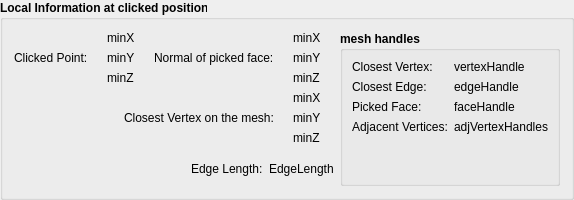
        <widget class="QGroupBox" name="groupBox_3">
         <property name="minimumSize">
          <size>
           <width>0</width>
           <height>200</height>
          </size>
         </property>
         <property name="font">
          <font>
           <weight>75</weight>
           <bold>true</bold>
          </font>
         </property>
         <property name="title">
          <string>Local Information at clicked position</string>
         </property>
         <layout class="QGridLayout" name="gridLayout_2">
          <item row="0" column="0">
           <layout class="QHBoxLayout" name="horizontalLayout_12">
            <item>
             <widget class="QLabel" name="clickPointLabel">
              <property name="font">
               <font>
                <weight>50</weight>
                <bold>false</bold>
               </font>
              </property>
              <property name="text">
               <string>Clicked Point:</string>
              </property>
             </widget>
            </item>
            <item>
             <widget class="QLabel" name="bracketA_4">
              <property name="text">
               <string/>
              </property>
              <property name="pixmap">
               <pixmap resource="Plugin-InfoMeshObject.qrc">:/Plugin-InfoMeshObject/dialogIcons/info_bracketA.png</pixmap>
              </property>
             </widget>
            </item>
            <item>
             <layout class="QVBoxLayout" name="verticalLayout_7">
              <item>
               <widget class="QLabel" name="pointX">
                <property name="font">
                 <font>
                  <weight>50</weight>
                  <bold>false</bold>
                 </font>
                </property>
                <property name="text">
                 <string>minX</string>
                </property>
               </widget>
              </item>
              <item>
               <widget class="QLabel" name="pointY">
                <property name="font">
                 <font>
                  <weight>50</weight>
                  <bold>false</bold>
                 </font>
                </property>
                <property name="text">
                 <string>minY</string>
                </property>
               </widget>
              </item>
              <item>
               <widget class="QLabel" name="pointZ">
                <property name="font">
                 <font>
                  <weight>50</weight>
                  <bold>false</bold>
                 </font>
                </property>
                <property name="text">
                 <string>minZ</string>
                </property>
               </widget>
              </item>
             </layout>
            </item>
            <item>
             <widget class="QLabel" name="bracketB_4">
              <property name="text">
               <string/>
              </property>
              <property name="pixmap">
               <pixmap resource="Plugin-InfoMeshObject.qrc">:/Plugin-InfoMeshObject/dialogIcons/info_bracketB.png</pixmap>
              </property>
             </widget>
            </item>
           </layout>
          </item>
          <item row="0" column="1">
           <layout class="QHBoxLayout" name="horizontalLayout_14">
            <item>
             <spacer name="horizontalSpacer_8">
              <property name="orientation">
               <enum>Qt::Horizontal</enum>
              </property>
              <property name="sizeHint" stdset="0">
               <size>
                <width>0</width>
                <height>0</height>
               </size>
              </property>
             </spacer>
            </item>
            <item>
             <widget class="QLabel" name="normalLabel">
              <property name="font">
               <font>
                <weight>50</weight>
                <bold>false</bold>
               </font>
              </property>
              <property name="text">
               <string>Normal of picked face:</string>
              </property>
             </widget>
            </item>
            <item>
             <widget class="QLabel" name="normalLeft">
              <property name="text">
               <string/>
              </property>
              <property name="pixmap">
               <pixmap resource="Plugin-InfoMeshObject.qrc">:/Plugin-InfoMeshObject/dialogIcons/info_bracketA.png</pixmap>
              </property>
             </widget>
            </item>
            <item>
             <layout class="QVBoxLayout" name="verticalLayout_8">
              <item>
               <widget class="QLabel" name="normalX">
                <property name="font">
                 <font>
                  <weight>50</weight>
                  <bold>false</bold>
                 </font>
                </property>
                <property name="text">
                 <string>minX</string>
                </property>
               </widget>
              </item>
              <item>
               <widget class="QLabel" name="normalY">
                <property name="font">
                 <font>
                  <weight>50</weight>
                  <bold>false</bold>
                 </font>
                </property>
                <property name="text">
                 <string>minY</string>
                </property>
               </widget>
              </item>
              <item>
               <widget class="QLabel" name="normalZ">
                <property name="font">
                 <font>
                  <weight>50</weight>
                  <bold>false</bold>
                 </font>
                </property>
                <property name="text">
                 <string>minZ</string>
                </property>
               </widget>
              </item>
             </layout>
            </item>
            <item>
             <widget class="QLabel" name="normalRight">
              <property name="text">
               <string/>
              </property>
              <property name="pixmap">
               <pixmap resource="Plugin-InfoMeshObject.qrc">:/Plugin-InfoMeshObject/dialogIcons/info_bracketB.png</pixmap>
              </property>
             </widget>
            </item>
           </layout>
          </item>
          <item row="0" column="2" rowspan="3">
           <widget class="QGroupBox" name="groupBox_2">
            <property name="font">
             <font>
              <weight>75</weight>
              <bold>true</bold>
             </font>
            </property>
            <property name="title">
             <string>mesh handles</string>
            </property>
            <layout class="QFormLayout" name="formLayout_3">
             <item row="0" column="0">
              <widget class="QLabel" name="closestVertexLabel">
               <property name="font">
                <font>
                 <weight>50</weight>
                 <bold>false</bold>
                </font>
               </property>
               <property name="text">
                <string>Closest Vertex:</string>
               </property>
              </widget>
             </item>
             <item row="0" column="1">
              <widget class="QLabel" name="vertexHandle">
               <property name="font">
                <font>
                 <weight>50</weight>
                 <bold>false</bold>
                </font>
               </property>
               <property name="text">
                <string>vertexHandle</string>
               </property>
              </widget>
             </item>
             <item row="1" column="0">
              <widget class="QLabel" name="closestEdgeLabel">
               <property name="font">
                <font>
                 <weight>50</weight>
                 <bold>false</bold>
                </font>
               </property>
               <property name="text">
                <string>Closest Edge:</string>
               </property>
              </widget>
             </item>
             <item row="1" column="1">
              <widget class="QLabel" name="edgeHandle">
               <property name="font">
                <font>
                 <weight>50</weight>
                 <bold>false</bold>
                </font>
               </property>
               <property name="text">
                <string>edgeHandle</string>
               </property>
              </widget>
             </item>
             <item row="2" column="0">
              <widget class="QLabel" name="closestFaceLabel">
               <property name="font">
                <font>
                 <weight>50</weight>
                 <bold>false</bold>
                </font>
               </property>
               <property name="text">
                <string>Picked Face:</string>
               </property>
              </widget>
             </item>
             <item row="2" column="1">
              <widget class="QLabel" name="faceHandle">
               <property name="font">
                <font>
                 <weight>50</weight>
                 <bold>false</bold>
                </font>
               </property>
               <property name="text">
                <string>faceHandle</string>
               </property>
              </widget>
             </item>
             <item row="3" column="0">
              <widget class="QLabel" name="adjacentVertexLabel">
               <property name="font">
                <font>
                 <weight>50</weight>
                 <bold>false</bold>
                </font>
               </property>
               <property name="text">
                <string>Adjacent Vertices:</string>
               </property>
              </widget>
             </item>
             <item row="3" column="1">
              <widget class="QLabel" name="adjVertexHandles">
               <property name="font">
                <font>
                 <weight>50</weight>
                 <bold>false</bold>
                </font>
               </property>
               <property name="text">
                <string>adjVertexHandles</string>
               </property>
               <property name="wordWrap">
                <bool>true</bool>
               </property>
              </widget>
             </item>
            </layout>
           </widget>
          </item>
          <item row="1" column="0" colspan="2">
           <layout class="QHBoxLayout" name="horizontalLayout_13">
            <item>
             <spacer name="horizontalSpacer_10">
              <property name="orientation">
               <enum>Qt::Horizontal</enum>
              </property>
              <property name="sizeHint" stdset="0">
               <size>
                <width>0</width>
                <height>0</height>
               </size>
              </property>
             </spacer>
            </item>
            <item>
             <widget class="QLabel" name="closestVertexPosLabel">
              <property name="font">
               <font>
                <weight>50</weight>
                <bold>false</bold>
               </font>
              </property>
              <property name="text">
               <string>Closest Vertex on the mesh:</string>
              </property>
             </widget>
            </item>
            <item>
             <widget class="QLabel" name="bracketA_6">
              <property name="text">
               <string/>
              </property>
              <property name="pixmap">
               <pixmap resource="Plugin-InfoMeshObject.qrc">:/Plugin-InfoMeshObject/dialogIcons/info_bracketA.png</pixmap>
              </property>
             </widget>
            </item>
            <item>
             <layout class="QVBoxLayout" name="verticalLayout_10">
              <item>
               <widget class="QLabel" name="vertexX">
                <property name="font">
                 <font>
                  <weight>50</weight>
                  <bold>false</bold>
                 </font>
                </property>
                <property name="text">
                 <string>minX</string>
                </property>
               </widget>
              </item>
              <item>
               <widget class="QLabel" name="vertexY">
                <property name="font">
                 <font>
                  <weight>50</weight>
                  <bold>false</bold>
                 </font>
                </property>
                <property name="text">
                 <string>minY</string>
                </property>
               </widget>
              </item>
              <item>
               <widget class="QLabel" name="vertexZ">
                <property name="font">
                 <font>
                  <weight>50</weight>
                  <bold>false</bold>
                 </font>
                </property>
                <property name="text">
                 <string>minZ</string>
                </property>
               </widget>
              </item>
             </layout>
            </item>
            <item>
             <widget class="QLabel" name="bracketB_6">
              <property name="text">
               <string/>
              </property>
              <property name="pixmap">
               <pixmap resource="Plugin-InfoMeshObject.qrc">:/Plugin-InfoMeshObject/dialogIcons/info_bracketB.png</pixmap>
              </property>
             </widget>
            </item>
           </layout>
          </item>
          <item row="2" column="0" colspan="2">
           <layout class="QHBoxLayout" name="horizontalLayout_15">
            <item>
             <spacer name="horizontalSpacer_13">
              <property name="orientation">
               <enum>Qt::Horizontal</enum>
              </property>
              <property name="sizeHint" stdset="0">
               <size>
                <width>0</width>
                <height>0</height>
               </size>
              </property>
             </spacer>
            </item>
            <item>
             <layout class="QHBoxLayout" name="horizontalLayout_22">
              <item>
               <widget class="QLabel" name="edgeLengthLabel">
                <property name="font">
                 <font>
                  <weight>50</weight>
                  <bold>false</bold>
                 </font>
                </property>
                <property name="text">
                 <string>Edge Length:</string>
                </property>
               </widget>
              </item>
              <item>
               <widget class="QLabel" name="edgeLength">
                <property name="font">
                 <font>
                  <weight>50</weight>
                  <bold>false</bold>
                 </font>
                </property>
                <property name="text">
                 <string>EdgeLength</string>
                </property>
               </widget>
              </item>
             </layout>
            </item>
           </layout>
          </item>
         </layout>
        </widget>
